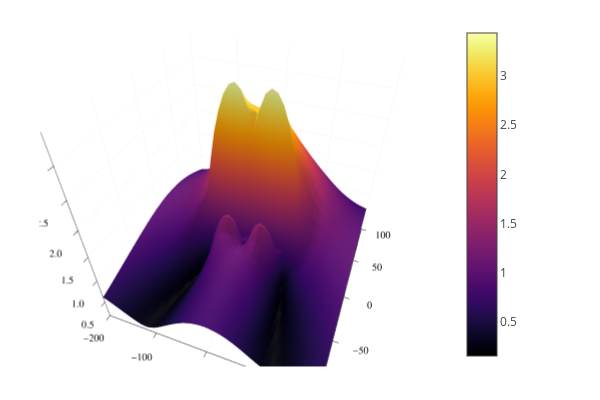

Notebook code cell kept with this figure:
### Code cell
plotly()
surface(xA,yA,imagenH)

### Figure 1 — Plotly figure (JSON) as saved in the notebook; plotly's stock layout.template omitted (floating-point values rounded to 4 significant figures; data arrays with more than 128 entries replaced by an {"elided": "..."} marker saying what was removed)
{"data": [{"cmax": 3.431, "cmin": 0.149, "colorbar": {"len": 0.9525, "title": {"text": ""}, "x": 0.7615, "y": 0.5139}, "colorscale": {"elided": "256x2 mixed values"}, "name": "y1", "opacity": null, "scene": "scene", "showlegend": false, "showscale": true, "type": "surface", "x": [-200, -190, -180, -170, -160, -150, -140, -130, -120, -110, -100, -90, -80, -70, -60, -50, -40, -30, -20, -10, 0, 10, 20, 30, 40, 50, 60, 70, 80, 90, 100, 110, 120, 130, 140, 150, 160, 170, 180, 190, 200], "xaxis": "x", "y": [-100, -90, -80, -70, -60, -50, -40, -30, -20, -10, 0, 10, 20, 30, 40, 50, 60, 70, 80, 90, 100], "yaxis": "y", "z": {"elided": "21x41 float values"}, "zaxis": "z", "zmax": 3.431, "zmin": 0.149}], "layout": {"annotations": [], "height": 400, "legend": {"bgcolor": "rgba(255, 255, 255, 1.000)", "bordercolor": "rgba(0, 0, 0, 1)", "borderwidth": 1, "font": {"color": "rgba(0, 0, 0, 1)", "family": "sans-serif", "size": 11}, "title": {"font": {"color": "rgba(0, 0, 0, 1)", "family": "sans-serif", "size": 15}, "text": ""}, "tracegroupgap": 0, "traceorder": "normal", "x": 1, "xanchor": "auto", "y": 1, "yanchor": "auto"}, "margin": {"b": 20, "l": 0, "r": 0, "t": 20}, "paper_bgcolor": "rgba(255, 255, 255, 1.000)", "plot_bgcolor": "rgba(255, 255, 255, 1.000)", "scene": {"aspectmode": "auto", "aspectratio": {"x": 1, "y": 1, "z": 1}, "camera": {"center": {"x": 0, "y": 0, "z": 0}, "eye": {"x": 0.5065, "y": -1.3, "z": 1.189}, "projection": {"type": "perspective"}, "up": {"x": 0, "y": 0, "z": 1}}, "domain": {"x": [0.06582, 0.7615], "y": [0.03762, 0.9902]}, "xaxis": {"gridcolor": "rgba(0, 0, 0, 0.1)", "gridwidth": 0.5, "linecolor": "rgba(0, 0, 0, 1)", "mirror": false, "range": [-200, 200], "showgrid": true, "showline": true, "showticklabels": true, "tickangle": 0, "tickcolor": "rgb(0, 0, 0)", "tickfont": {"color": "rgba(0, 0, 0, 1)", "family": "sans-serif", "size": 11}, "tickmode": "array", "ticks": "inside", "ticktext": ["−200", "−100", "0", "100", "200"], "tickvals": [-200, -100, 0, 100, 200], "title": {"font": {"color": "rgba(0, 0, 0, 1)", "family": "sans-serif", "size": 15}, "text": ""}, "type": "linear", "visible": true, "zeroline": false, "zerolinecolor": "rgba(0, 0, 0, 1)"}, "yaxis": {"gridcolor": "rgba(0, 0, 0, 0.1)", "gridwidth": 0.5, "linecolor": "rgba(0, 0, 0, 1)", "mirror": false, "range": [-100, 100], "showgrid": true, "showline": true, "showticklabels": true, "tickangle": 0, "tickcolor": "rgb(0, 0, 0)", "tickfont": {"color": "rgba(0, 0, 0, 1)", "family": "sans-serif", "size": 11}, "tickmode": "array", "ticks": "inside", "ticktext": ["−100", "−50", "0", "50", "100"], "tickvals": [-100, -50, 0, 50, 100], "title": {"font": {"color": "rgba(0, 0, 0, 1)", "family": "sans-serif", "size": 15}, "text": ""}, "type": "linear", "visible": true, "zeroline": false, "zerolinecolor": "rgba(0, 0, 0, 1)"}, "zaxis": {"gridcolor": "rgba(0, 0, 0, 0.1)", "gridwidth": 0.5, "linecolor": "rgba(0, 0, 0, 1)", "mirror": false, "range": [0.149, 3.431], "showgrid": true, "showline": true, "showticklabels": true, "tickangle": 0, "tickcolor": "rgb(0, 0, 0)", "tickfont": {"color": "rgba(0, 0, 0, 1)", "family": "sans-serif", "size": 11}, "tickmode": "array", "ticks": "inside", "ticktext": ["0.5", "1.0", "1.5", "2.0", "2.5", "3.0"], "tickvals": [0.5, 1, 1.5, 2, 2.5, 3], "title": {"font": {"color": "rgba(0, 0, 0, 1)", "family": "sans-serif", "size": 15}, "text": ""}, "type": "linear", "visible": true, "zeroline": false, "zerolinecolor": "rgba(0, 0, 0, 1)"}}, "showlegend": true, "width": 600}}
